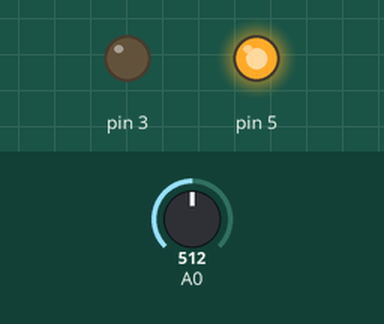
The sketch below on a simulated Arduino Uno, built with avr-gcc and run on an emulated ATmega328P. Parts: output pins drawn as LEDs (lit = HIGH). The test bench sets the inputs (shaded band); at power-on: A0 = 512. What the sketch prints to the serial monitor is not drawn.

Above: at 0.1 s.
Timing chart, 0 to 1.6 s (numbered marks = the images above):
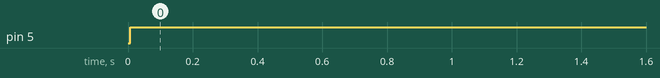

Measured:
- by itself, pin 5: LOW → HIGH at 0.01 s

The sketch:

dc_motor_position_control_pmr_optimized.ino
```cpp
#include <TimerOne.h>

// -----------------
// declare variables
// -----------------
float r, y, e, u, t, t_s, t_a, T, xi, w_0;
uint16_t k_p;
uint16_t k_r;
uint16_t A;
uint8_t k;
uint8_t t_ini;
uint8_t count = 0;
bool flag_i = 0;
bool flag_s = 0;
String string = "";

const uint8_t m = 4;
const uint8_t h[7] = {1, 3, 5, 7, 9, 11, 13};
const uint16_t umax = 1000;

struct res_mode{
  float k_r;                  // gain
  float c1, c2, c3, c4, c5;   // coefficients
  float u1, u2;               // past u_r(k-1), u_r(k-2)
  float e1, e2;               // past e(k-1), e(k-2)
};
res_mode mode[m];


// ------------------
// main and functions
// ------------------
void Timer1_ISR(void){
  flag_i = 1;
}

void res_coeff(res_mode &h, float omega, float xi, float k_r, float t_a){
  // controller coefficients with pre-warping
  // a_0*u_r(k) = b_0*e(k) +b_1*e(k-1) +b_2*e(k-2) -a_1*u_r(k-1) -a_2*u_r(k-2)
  float alpha = omega/tanf(omega*t_a/2.0);
  float a_0 = alpha*alpha +2.0*xi*omega*alpha +omega*omega;
  float a_1 = -2.0*alpha*alpha +2.0*omega*omega;
  float a_2 = alpha*alpha -2*xi*omega*alpha +omega*omega;
  float b_0 = k_r*alpha;
  float b_1 = 0;
  float b_2 = -k_r*alpha;

  // u_r(k) = c_1*e(k) +c_2*e(k-1) +c_3*e(k-2) -c_4*u_r(k-1) -c_5*u_r(k-2)
  h.c1 = b_0/a_0;
  h.c2 = b_1/a_0; // -> c_2 = 0
  h.c3 = b_2/a_0;
  h.c4 = a_1/a_0;
  h.c5 = a_2/a_0;

  // initialize values
  h.e1 = h.e2 = 0.0;
  h.u1 = h.u2 = 0.0;
}

void setup() {
  t_ini = 5;
  T     = 5;
  A     = 90;
  w_0   = 2.0*PI*(1.0/T);

  // time values
  t   = 0;
  t_s = 0.0001; // switching period (f_s = 10 kHz)
  t_a = t_s*20; // sampling period

  // controller gains
  k_p = 50;
  k_r = 50;
  xi  = 0.001;

  //
  for(int i = 0; i < m; i++){
    float w_h = h[i]*w_0;
    res_coeff(mode[i], w_h, xi, k_r/3, t_a);
  }

  // declares pins as output
  pinMode(3, OUTPUT);
  pinMode(5, OUTPUT);

  // initializes serial communication
  Serial.begin(115200);
  Timer1.initialize(t_s*1000000);     // interruption every t_s seconds
  Timer1.attachInterrupt(Timer1_ISR);
}

void measurement(){
  // read sensor
  float scale_fact = 450.0/128;
  y = (analogRead(A0) -511)*scale_fact;
}

void reference(){
  t += t_a;

  if (t < t_ini){
    r = 0.0;
    return;
  }

  float tau = fmodf(t -t_ini +T/4.0, T);
  r         = (4.0*A/T)*fabsf(tau -T/2.0) -A;
}

void control(){
  const uint8_t dead = 1;
  reference();

  // error
  e = r -y;
  if (fabsf(e)<dead) e = 0.0;

  // control signal
  float u_p = k_p*e;
  float u_r = 0.0;
  for(uint8_t i = 0; i < m; i++){
    res_mode &h = mode[i];
    float u_h = h.c1*e +h.c2*h.e1 +h.c3*h.e2 -h.c4*h.u1 -h.c5*h.u2;

    h.e2 = h.e1;
    h.e1 = e;
    h.u2 = h.u1;
    h.u1 = u_h;
    u_r += u_h;
  }
  u   = u_p +u_r;

  // limit control signal
  if (u < -umax) u = -umax;
  if (u > umax)  u = umax;
}

void pwm(){
  uint8_t u_pwm = abs(u)*(255.0/umax);
  if (u >= 0){
    analogWrite(5, u_pwm);
    analogWrite(3, 0);
  }
  else{
    analogWrite(5, 0);
    analogWrite(3, u_pwm);
  }
}

void communication(){
  while (Serial.available() > 0){
    // read serial input
    char c = Serial.read();
    if(c == '\n' || c == '\r') flag_s = 1;
    else string += c;
  }

  if (flag_s){
    A = string.toInt();
    if (A > 360) A = 360;
    if (A < 0)   A = 0;

    string = "";
    flag_s = 0;
  }

  if (t < t_ini){
    return;
  }

  // print signals
  if ( k == 1 ){
    Serial.print(r, 2);
    Serial.print(" ");
    Serial.print(y, 2);
    Serial.print(" ");
    Serial.print(e, 2);
    Serial.print(" ");
    Serial.println(u, 2);
    k = 0;
  }
  k++;
}

void loop(){
  if (flag_i){
    flag_i = 0;
    count += 1;
    pwm();
    if(count >= 40){
      count = 0;
      measurement();
      control();
      communication();
    }
  }
}
```
